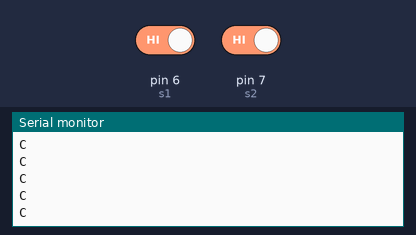
A sketch run on a simulated Arduino Uno, built with avr-gcc and run on an emulated ATmega328P. Parts: the last lines printed to the serial monitor. The inputs (shaded band) are chosen by the test bench; at power-on: pin 6 (s1) HIGH, pin 7 (s2) HIGH.

Above: at 1.2 s.
1.3 s: pin 6 (s1) driven LOW
At 1.56 s:
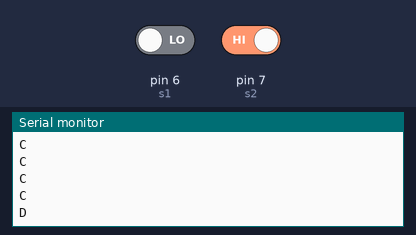
3.3 s: pin 7 (s2) driven LOW
At 3.56 s:
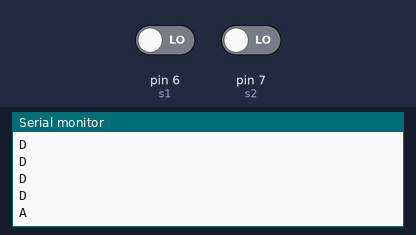
5.3 s: pin 6 (s1) driven HIGH
At 5.56 s:
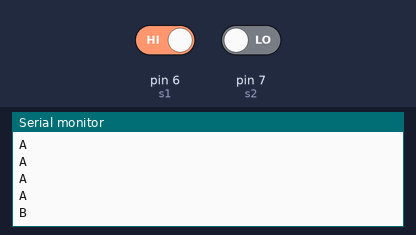

Measured:
- after the input at 1.3 s, the serial monitor: prints a new line after 0.10 s (image 1)
- after the input at 3.3 s, the serial monitor: prints a new line after 0.10 s (image 2)
- after the input at 5.3 s, the serial monitor: prints a new line after 0.10 s (image 3)

The sketch:

Arduino_RPI-1031.ino
```cpp
int s1 = 6;
int s2 = 7;
void setup()
{
  Serial.begin(9600);
}

void loop()
{
  int a = digitalRead(s1);
  int b = digitalRead(s2);
  if (a == 0 && b == 0) {
    Serial.println("A");
  } else if (a == 1 && b == 0) {
    Serial.println("B");
  } else if (a == 1 && b == 1) {
    Serial.println("C");
  } else if (a == 0 && b == 1) {
    Serial.println("D");
  }
  delay(200);
}
```
